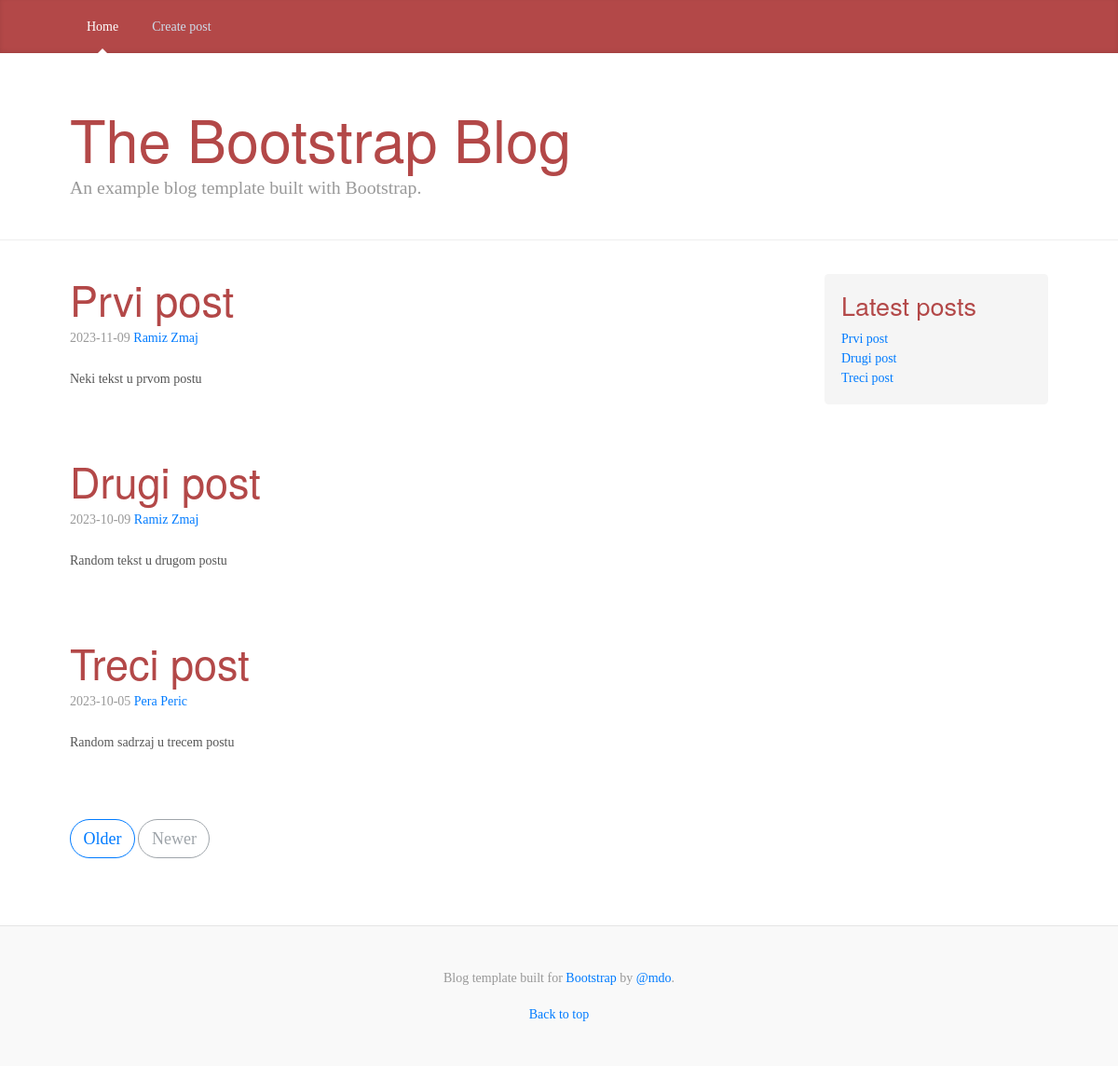
The page / on the database its author committed.
### tables this page shows
create table posts (id int auto_increment, title varchar(255) NOT NULL, body text NOT NULL, author int NOT NULL, created_at date NOT NULL, PRIMARY KEY(id), FOREIGN KEY(author) references users(id));

create table users (id int auto_increment, first_name varchar(100) NOT NULL, last_name varchar(100) NOT NULL, PRIMARY KEY(id));

### db.php (called while the page is built, shortened)
<?php
function getData($sql, $connection, $fetchAll = false)
{
    $statement = $connection->prepare($sql);
    $statement->execute();
    $statement->setFetchMode(PDO::FETCH_ASSOC);
    return $fetchAll ? $statement->fetchAll() : $statement->fetch();
}
?>

### posts.php (the view)
<?php include("db.php"); ?>
<?php
$sql = "SELECT posts.*, users.id as userID, users.first_name, users.last_name FROM posts inner join users on posts.author = users.id ORDER BY created_at DESC";
$posts = getData($sql, $connection, $fetchAll = true);
?>
<?php foreach ($posts as $post) { ?>
    <div class="blog-post">
        <a href="single-post.php?post_id=<?php echo ($post['id'])?>">
            <h2 class="blog-post-title">
                <?php echo ($post['title']) ?>
            </h2>
        </a>
        <p class="blog-post-meta">
            <?php echo ($post['created_at']) ?> <a href="#">
                <?php echo ($post['first_name'] . ' ' . $post['last_name']) ?>
            </a>
        </p>
        <p>
            <?= $post['body'] ?>
        </p>
    </div>
<?php } ?>

### header.php (shortened to what this page needs)
<!DOCTYPE html>
<html lang="en">
<head>
    <link rel="stylesheet" href="https://maxcdn.bootstrapcdn.com/bootstrap/4.0.0-beta.2/css/bootstrap.min.css"
 />
    <link href="styles/blog.css" rel="stylesheet" />
    <link rel="stylesheet" href="styles/styles.css">
</head>
<body>
    <header>
    <div class="blog-masthead">
        <div class="container">
            <nav class="nav">
                <a class="nav-link active" href="index.php">Home</a>
                <a class="nav-link" href="create-post.php">Create post</a>
            </nav>
        </div>
    </div>
    <div class="blog-header">
        <div class="container">
            <h1 class="blog-title">The Bootstrap Blog</h1>
            <p class="lead blog-description">An example blog template built with Bootstrap.</p>
        </div>
    </div>
</header>

### index.php
<?php include('header.php') ?>
<main role="main" class="container">
  <div class="row">
    <div class="col-sm-8 blog-main">
      <?php include('posts.php') ?>
      <nav class="blog-pagination">
        <a class="btn btn-outline-primary" href="#">Older</a>
        <a class="btn btn-outline-secondary disabled" href="#">Newer</a>
      </nav>
    </div>
    <?php include('sidebar.php') ?>
  </div>
</main>
<?php include('footer.php') ?>

### sidebar.php
<?php
$sql4 = "SELECT * FROM posts ORDER BY created_at DESC LIMIT 3";
$posts5 = getData($sql4, $connection, $fetchAll = true);
?>
<aside class="col-sm-3 ml-sm-auto blog-sidebar">
    <div class="sidebar-module sidebar-module-inset">
        <h4>Latest posts</h4>
        <ol class="list-unstyled">
        <?php foreach ($posts5 as $post) { ?>
                <li>
                    <a href="single-post.php?post_id=<?php echo ($post['id']) ?>">
                        <?= $post['title'] ?>
                    </a>
                </li>
            <?php } ?>
        </ol>
    </div>
</aside>

### footer.php (shortened to what this page needs)
<footer class="blog-footer">
    <p>
        Blog template built for
        <a href="https://getbootstrap.com/">Bootstrap</a> by
        <a href="https://twitter.com/mdo">@mdo</a>.
    </p>
    <p>
        <a href="#">Back to top</a>
    </p>
</footer>
</body>
</html>

### styles/blog.css (style rules this page uses)
@media (min-width: 48em) { html { font-size: 18px; } }
body { font-family: Georgia, "Times New Roman", Times, serif; color: #555; }
h1, .h1, h2, .h2, h3, .h3, h4, .h4, h5, .h5, h6, .h6 { font-family: "Helvetica Neue", Helvetica, Arial, sans-serif; font-weight: 400; color: #333; }
.container { max-width: 60rem; }
.blog-masthead { margin-bottom: 3rem; background-color: #428bca; box-shadow: inset 0 -.1rem .25rem rgba(0,0,0,.1); }
.nav-link { position: relative; padding: 1rem; font-weight: 500; color: #cdddeb; }
.nav-link.active { color: #fff; }
.nav-link.active::after { position: absolute; bottom: 0; left: 50%; width: 0; height: 0; margin-left: -.3rem; vertical-align: middle; content: ""; border-right: .3rem solid transparent; border-bottom: .3rem solid; border-left: .3rem solid transparent; }
.blog-header { padding-bottom: 1.25rem; margin-bottom: 2rem; border-bottom: .05rem solid #eee; }
.blog-title { margin-bottom: 0; font-size: 2rem; font-weight: 400; }
.blog-description { font-size: 1.1rem; color: #999; }
@media (min-width: 40em) { .blog-title { font-size: 3.5rem; } }
.sidebar-module { padding: 1rem; }
.sidebar-module-inset { padding: 1rem; background-color: #f5f5f5; border-radius: .25rem; }
.sidebar-module-inset p:last-child, .sidebar-module-inset ul:last-child, .sidebar-module-inset ol:last-child { margin-bottom: 0; }
.blog-pagination { margin-bottom: 4rem; }
.blog-pagination > .btn { border-radius: 2rem; }
.blog-post { margin-bottom: 4rem; }
.blog-post-title { margin-bottom: .25rem; font-size: 2.5rem; }
.blog-post-meta { margin-bottom: 1.25rem; color: #999; }
.blog-footer { padding: 2.5rem 0; color: #999; text-align: center; background-color: #f9f9f9; border-top: .05rem solid #e5e5e5; }
.blog-footer p:last-child { margin-bottom: 0; }

### styles/styles.css (style rules this page uses)
* { font-size: 14px; }
.blog-masthead { background-color: #b34848; }
h1, h2, h3, h4, h5, h6, h7 { color: #b34848; }

### rows shown on the page
posts: title "Prvi post", created_at "2023-11-09", author.first_name "Ramiz", author.last_name "Zmaj", body "Neki tekst u prvom postu"
posts: title "Drugi post", created_at "2023-10-09", author.first_name "Ramiz", author.last_name "Zmaj", body "Random tekst u drugom postu"
posts: title "Treci post", created_at "2023-10-05", author.first_name "Pera", author.last_name "Peric", body "Random sadrzaj u trecem postu"
